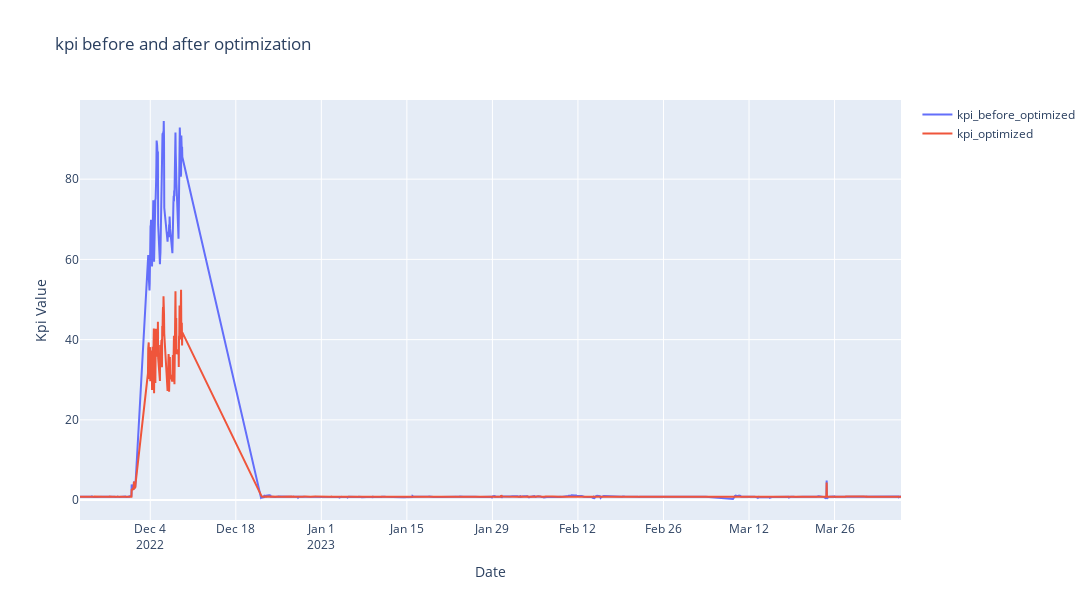

Notebook source saved alongside this figure:
### Code cell
import plotly.graph_objects as go

trace1 = go.Scatter(x=kpi_optimized.index, y=kpi_before_optimized.values, name='kpi_before_optimized')
trace2 = go.Scatter(x=kpi_optimized.index, y=kpi_optimized.values, name='kpi_optimized')

# Create the figure and specify the layout
fig = go.Figure(data=[trace1, trace2])
fig.update_layout(title='kpi before and after optimization',
                xaxis_title='Date',
                yaxis_title='Kpi Value',
                width=1200,
                height=600)

# Display the plot
fig.show()

### Figure 1 — Plotly figure (JSON) as saved in the notebook; plotly's stock layout.template omitted (floating-point values rounded to 4 significant figures; data arrays with more than 128 entries replaced by an {"elided": "..."} marker saying what was removed)
{"data": [{"name": "kpi_before_optimized", "type": "scatter", "x": {"elided": "2604 str values"}, "y": {"elided": "2604 float values"}}, {"name": "kpi_optimized", "type": "scatter", "x": {"elided": "2604 str values"}, "y": {"elided": "2604 float values"}}], "layout": {"height": 600, "title": {"text": "kpi before and after optimization"}, "width": 1200, "xaxis": {"title": {"text": "Date"}}, "yaxis": {"title": {"text": "Kpi Value"}}}}
